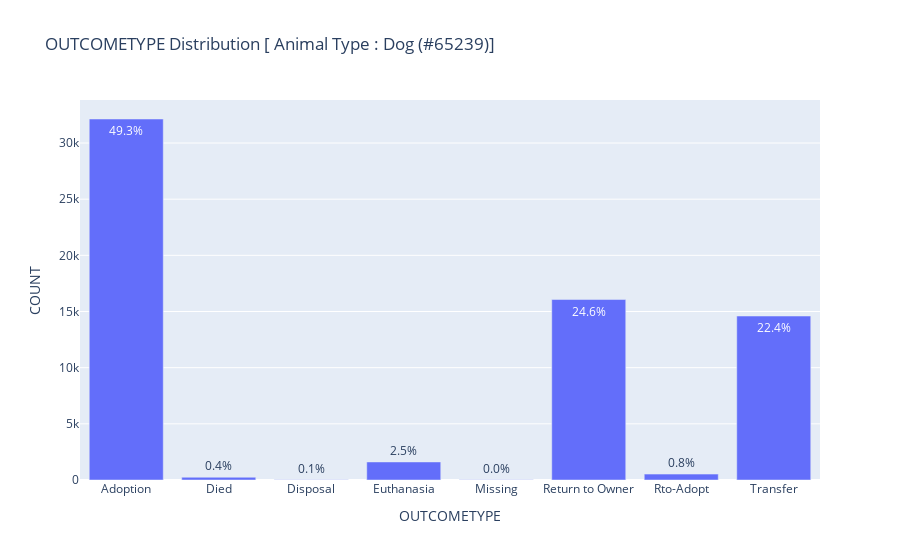

The code cell stored with this chart in its notebook:
### Markdown cell above
# Exploring "OUTCOME TYPE" of Dogs

### Code cell
var = 'OUTCOMETYPE'
dfGrp = dfAnimals.groupby(['ANIMALTYPE',var])['ANIMALID'].count()
dfGrp = dfGrp.reset_index(drop=False)
dfGrp = dfGrp.rename(columns={"ANIMALID": "COUNT"})
dfGrp = dfGrp[dfGrp.ANIMALTYPE.isin(['Bird','Cat','Dog','Livestock'])]
dfGrp
a = list()
for animal in dfGrp.ANIMALTYPE.unique():
    dat = dfGrp[dfGrp.ANIMALTYPE==animal]
    dat['PCT'] = np.round(100.0*dat['COUNT']/dat['COUNT'].sum(),2)
    cnt = dat['COUNT'].sum()
    a.append({"data":dat,"count":cnt})
    fig = px.bar(dat, x=var, y='COUNT', title=var+" Distribution [ Animal Type : "+animal+" (#"+ str(cnt)+")]", text=dat['PCT'].apply(lambda x: '{0:1.1f}%'.format(x)))
    fig.show()

### Figure 1 — Plotly figure (JSON) as saved in the notebook; plotly's stock layout.template omitted (floating-point values rounded to 4 significant figures)
{"data": [{"alignmentgroup": "True", "hovertemplate": "OUTCOMETYPE=%{x}<br>COUNT=%{y}<br>text=%{text}<extra></extra>", "legendgroup": "", "marker": {"color": "#636efa", "pattern": {"shape": ""}}, "name": "", "offsetgroup": "", "orientation": "v", "showlegend": false, "text": ["49.3%", "0.4%", "0.1%", "2.5%", "0.0%", "24.6%", "0.8%", "22.4%"], "textposition": "auto", "type": "bar", "x": ["Adoption", "Died", "Disposal", "Euthanasia", "Missing", "Return to Owner", "Rto-Adopt", "Transfer"], "xaxis": "x", "y": [32138, 244, 33, 1607, 28, 16066, 525, 14598], "yaxis": "y"}], "layout": {"barmode": "relative", "legend": {"tracegroupgap": 0}, "title": {"text": "OUTCOMETYPE Distribution [ Animal Type : Dog (#65239)]"}, "xaxis": {"anchor": "y", "domain": [0, 1], "title": {"text": "OUTCOMETYPE"}}, "yaxis": {"anchor": "x", "domain": [0, 1], "title": {"text": "COUNT"}}}}
